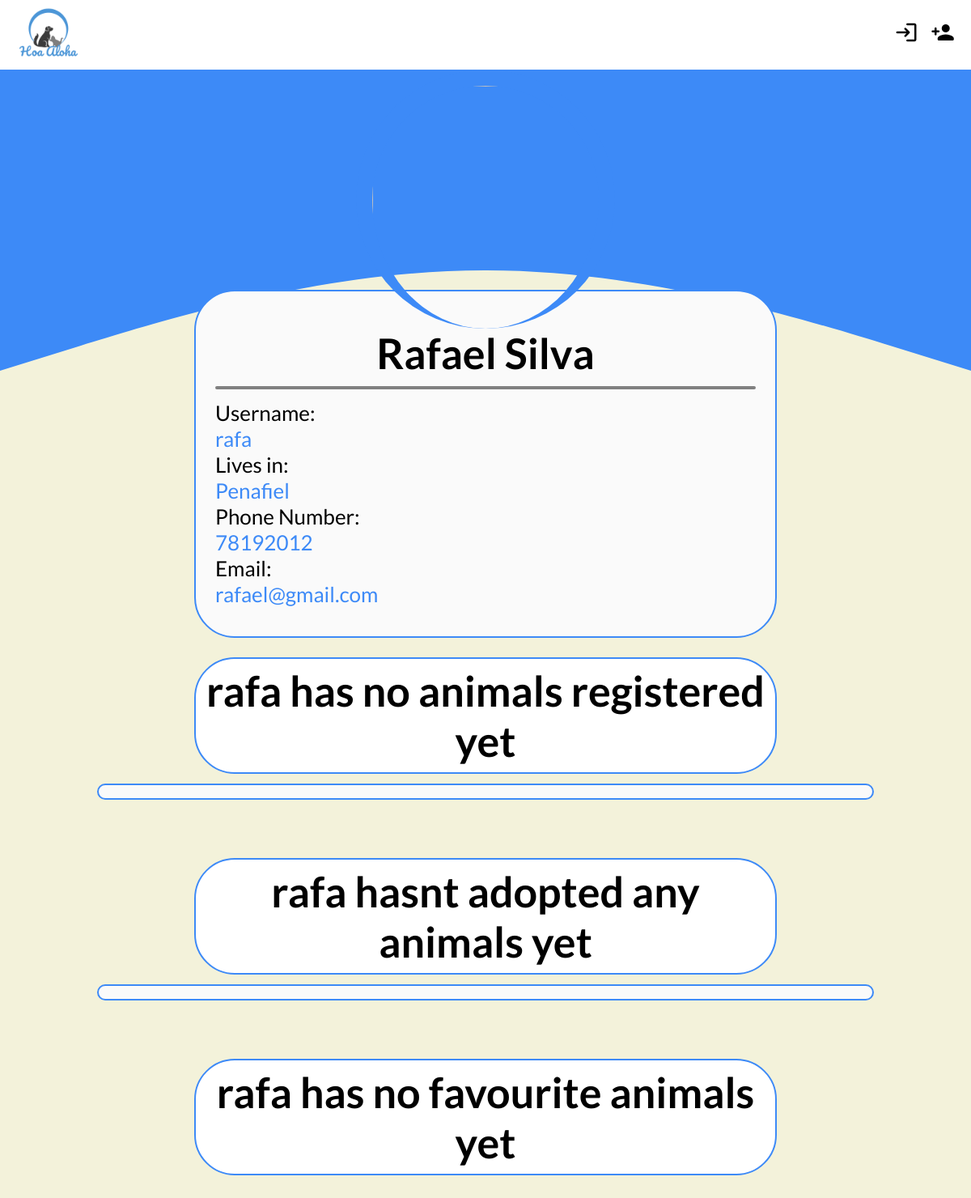
/pages/profile.php?username=rafa, run on the app's committed database.
### tables this page shows
CREATE TABLE UserPhotos(
	idUser         	INTEGER REFERENCES UserEntities(id) ON DELETE CASCADE,
	idPhoto        	INTEGER REFERENCES Photos(id) ON DELETE CASCADE,
	PRIMARY KEY 	(idUser,idPhoto)
);

CREATE TABLE UserEntities (
	id              INTEGER PRIMARY KEY AUTOINCREMENT,
	name            VARCHAR(255) NOT NULL,
    username        VARCHAR(255) UNIQUE,
    password        VARCHAR(255) NOT NULL,
	location     	VARCHAR(255) NOT NULL,
	phoneNumber		INT NOT NULL,
	email           VARCHAR(255) NOT NULL
);

### pages/profile.php (called while the page is built, shortened)
<?php
  include_once('../templates/tpl_common.php');
  include_once('../templates/tpl_profile.php');
  include_once("../database/db_user.php");
  $username = $_GET['username'];
  $profile = getUser($username);
  $topicsPosted = getTopicsPostedByUser($profile['id']);
  $topicsAdopted = getTopicsAdoptedByUser($profile['id']);
  $usersFavourites = getUsersFavourites($profile['id']);
  draw_profile($profile);
  start_profile_animals_up_for_adoption_div($username, (@$_SESSION['username'] == $username), count($topicsPosted));
  end_profile_animals_up_for_adoption_div();
  start_profile_animals_adopted_div($username, (@$_SESSION['username'] == $username), count($topicsAdopted));
  end_profile_animals_adopted_div();
  start_profile_favourites_div($username, (@$_SESSION['username'] == $username), count($usersFavourites));
  end_profile_favourites_div();
  ?>

### database/db_user.php (called while the page is built, shortened)
<?php
  function getUser($username){
    $db = Database::instance()->db();
    $stmt = $db->prepare('SELECT * FROM UserEntities INNER JOIN UserPhotos ON UserEntities.id = UserPhotos.idUser WHERE username = ?');
    $stmt->execute(array($username));
    return $stmt->fetch();
  }
?>

### templates/tpl_profile.php (the view, shortened to what this page needs)
<?php function draw_profile($user){
?>
<div class="profile-page-complete">
    <div class="profile-container">
        <div class="user-photo">
            <img src="../database/db_link_image.php?id=<?php echo $user['idPhoto'];?>" width="200" height="200">
        </div>
        <div class="user-card">
            <div class="user-title">
                <div class="user-name"> <h1><?=$user['name'] ?></h1> </div>
            </div>
            <hr>
            <div class= "user-information">
                <div class="user-username"> <h4>Username:</h4> <?= $user['username'] ?> </div>
                <div class="user-location"> <h4>Lives in:</h4> <?=$user['location'] ?> </div>
                <div class="user-contacts">
                    <div class="user-phone"> <h4>Phone Number:</h4> <?=$user['phoneNumber'] ?></div>
                    <div class="user-email"> <h4>Email:</h4> <?=$user['email'] ?> </div>
                </div>
            </div>
        </div>
    </div>
<?php } ?>
<?php function start_profile_animals_up_for_adoption_div($username, $is_own_profile, $n_topics){
?>
    <?php
        $string = $is_own_profile ?
            ($n_topics > 0 ? 'Your animals up for adoption' : 'You have no animals registered yet. <a href=../pages/add_animal.php>Lets change that!</a>') :
            ($n_topics > 0 ? $username . chr(39) . 's animals' : $username . ' has no animals registered yet');
    ?>
    <div class="profile-animals-title-container">
        <h1><?= $string ?></h1>
    </div>
    <div class="profile-animals-ext-container">
        <div class="profile-animals-container">
<?php } ?>
<?php function end_profile_animals_up_for_adoption_div(){
?>
        </div>
    </div>
<?php } ?>
<?php function start_profile_animals_adopted_div($username, $is_own_profile, $n_topics){
?>
    <?php
        $string = $is_own_profile ?
            ($n_topics > 0 ? 'The animals you have adopted' : 'You havent adopted any animals yet...') :
            ($n_topics > 0 ? $username . chr(39) . 's adopted animals' : $username . ' hasnt adopted any animals yet');
    ?>
    <div class="profile-adopted-title-container">
        <h1><?= $string ?></h1>
    </div>
    <div class="profile-adopted-ext-container">
        <div class="profile-adopted-container">
<?php } ?>
<?php function end_profile_animals_adopted_div(){
?>
        </div>
    </div>
<?php } ?>
<?php function start_profile_favourites_div($username, $is_own_profile, $n_favourites){
?>
    <?php
        $string = $is_own_profile ?
            ($n_favourites > 0 ? 'Your favourite animals' : 'You have no favourite animals yet') :
            ($n_favourites > 0 ? $username . chr(39) . 's favourite animals' : $username . ' has no favourite animals yet');
    ?>
    <div class="profile-favourites-title-container">
        <h1><?= $string ?></h1>
    </div>
<?php } ?>
<?php function end_profile_favourites_div(){
?>
        </div>
<?php } ?>

### css/style.css (style rules this page uses)
* { box-sizing: border-box; margin: 0; padding: 0; list-style: none; text-decoration: none; font-family: Lato; }
:root { font-size: 26px; --login-blue: #3d8af7; --login-blue-a: rgba(61, 138, 247, 0.8); --login-blue-soft: rgb(90, 159, 255); --info-field-text: #384dc3; }
body { color: black; background-color: white; margin: 0 auto; padding: 0; }
.animal-page-complete, .profile-page-complete { background-color: #f3f2da; width: 100%; padding-bottom: 2%; }
.animal-container, .profile-container { display: block; position: relative; width: 100%; }
.animal-photo img, .profile-container .user-photo img { display: block; position: relative; margin: 0 auto -4%; border-radius: 100%; border-top-style: solid; border-right-style: solid; border-left-style: solid; border-width: 20px; border-color: var(--login-blue); min-width: 30vh; min-height: 30vh; width: 400px; height: 400px; max-width: 40vh; max-height: 40vh; z-index: 1; }
.animal-card, .user-card { position: relative; color: var(--login-blue); margin-left: 20%; margin-right: 20%; padding: 1% 2% 3% 2%; box-sizing: border-box; border-radius: 10px; background-color: rgb(250, 250, 250); border-style: solid; border-color:var(--login-blue); border-radius: 50px; border-width: 2px; }
.user-card h4, .animal-stat h4 { color: black; font-weight: normal; }
.profile-page-complete { background-color:#f3f2da; padding-bottom: 2%; }
.user-card .user-title { display: flex; justify-content: center; }
.user-card .user-name, .user-card .edit-profile { position: relative; color: black; padding: 5% 0 3px 0; text-align: center; }
.profile-container .user-card hr { margin-bottom: 2%; margin-top: 1%; border-radius: 10px; border-style: solid; border-width: 2px; border-color: gray; background-color:gray; }
.profile-animals-title-container, .profile-adopted-title-container { color: white; text-align: center; width: 100%; margin-bottom: 1%; display: flex; justify-content: center; }
.profile-animals-title-container { margin-top: 2%; }
.profile-animals-title-container h1, .profile-adopted-title-container h1 { width: 60%; border-style: solid; border-color:var(--login-blue); border-radius: 50px; border-width: 2px; background-color: white; color: black; padding: 1vh; }
.profile-animals-ext-container, .profile-adopted-ext-container { width: 100%; display: flex; justify-content: center; margin-bottom: 9vh; }
.profile-animals-container, .profile-adopted-container { border-style: solid; border-color:var(--login-blue); border-radius: 50px; border-width: 2px; background-color: rgb(250, 250, 250); width: 80%; display: grid; grid-template-columns: 1fr 1fr 1fr; padding: 1vh; }
.profile-favourites-title-container { color: white; text-align: center; width: 100%; margin-bottom: 1%; display: flex; justify-content: center; }
.profile-favourites-title-container h1 { width: 60%; border-style: solid; border-color:var(--login-blue); border-radius: 50px; border-width: 2px; background-color: white; color: black; padding: 1vh; }

### data on the page
userphotos: idUser.name "Rafael Silva", idUser.username "rafa", idUser.location "Penafiel", idUser.phoneNumber "78192012", idUser.email "rafael@gmail.com"

### other printed values
$username "rafa"
$string "rafa hasnt adopted any animals yet"
$string "rafa has no favourite animals yet"
